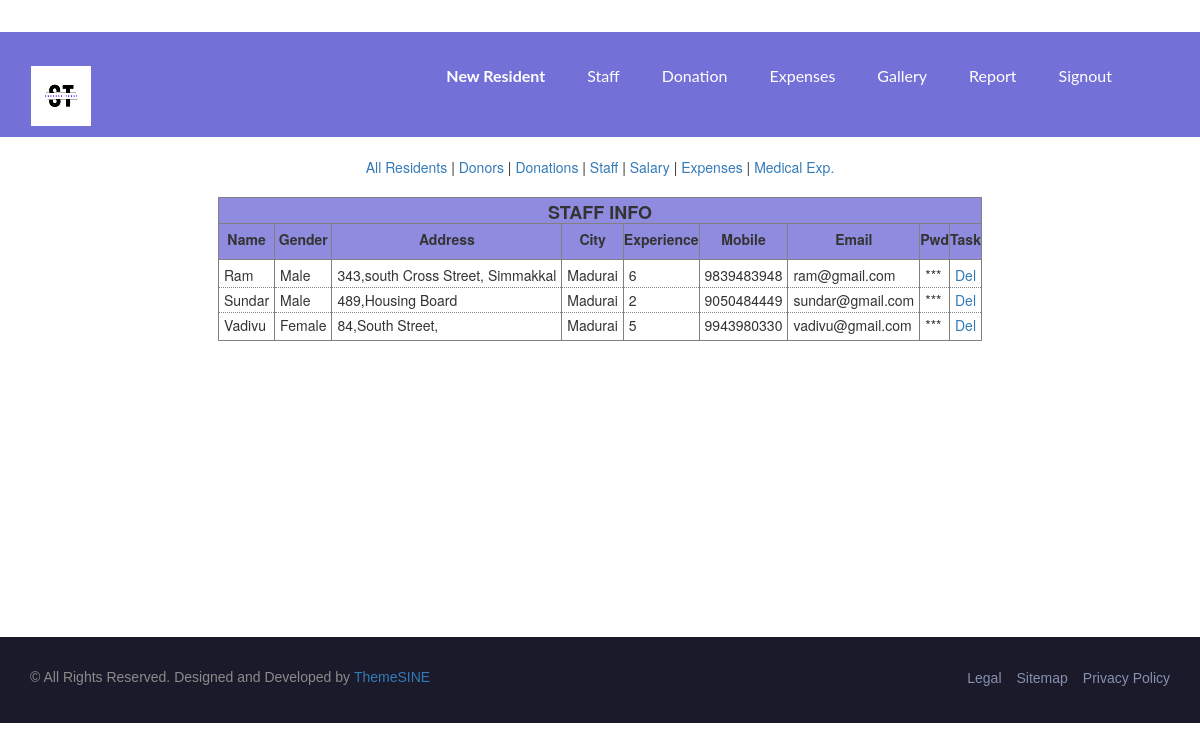
Page /viva/viewstaff.php (signed in) on the committed database.
### tables this page shows
CREATE TABLE IF NOT EXISTS `staff` (
  `name` varchar(50) NOT NULL,
  `gender` varchar(10) NOT NULL,
  `addr` varchar(100) NOT NULL,
  `city` varchar(30) NOT NULL,
  `exp` varchar(10) NOT NULL,
  `mobile` varchar(15) NOT NULL,
  `email` varchar(100) NOT NULL,
  `pwd` varchar(50) NOT NULL,
  PRIMARY KEY (`email`)
);

### viva/viewstaff.php (the view, shortened to what this page needs)
<?php
include './adminheader.php';
include './reportmenu.php';
$result = mysqli_query($link, "select * from staff");
    echo "<table class='center_tab'><thead><tr><th colspan='9'><h4>STAFF  INFO</h4>";
    echo "<tr><th>Name<th>Gender<th>Address<th>City<th>Experience<th>Mobile<th>Email<th>Pwd<th>Task";
    echo "<tbody>";
        while($row = mysqli_fetch_row($result)) {
            echo "<tr>";
            foreach($row as $k=>$r) {
                if($k==7)
                    echo "<td>***";
                else
                    echo "<td>$r";
            }
            echo "<td><a href='viewstaff.php?did=$row[6]' onclick=\"javascript:return confirm('Are You Sure to Remove Staff Info ?')\">Del</a>";
        }
    echo "</tbody></table>";
include './footer.php';
?>

### viva/assets/css/bootsnav.css (style rules this page uses)
body { -webkit-transition: all 0.3s ease-in-out; -moz-transition: all 0.3s ease-in-out; -o-transition: all 0.3s ease-in-out; -ms-transition: all 0.3s ease-in-out; transition: all 0.3s ease-in-out; }

### viva/assets/css/style.css (style rules this page uses)
* { padding: 0; margin: 0; }
* { -webkit-box-sizing:border-box; -moz-box-sizing:border-box; -o-box-sizing:border-box; -ms-box-sizing:border-box; box-sizing:border-box; }
body { font-size:14px; background: #fff; max-width:1920px; margin:0 auto; overflow-x:hidden; }
a,a:hover,a:active,a:focus { display:inline-block; text-decoration:none; font-size:14px; padding:0; }
h1,h2,h3,h4,h5,h6 { margin: 0; text-transform: capitalize; }
html,body { height: 100%; position: relative; z-index: 2; }
table th h4 { margin:0; font-weight: bold }
.center_tab { margin: 10px auto; border:solid thin gray; border-radius: 0.5em; }
.center_tab thead tr th { border-right: solid thin gray; border-bottom: solid thin gray; padding-top: 5px; background-color: rgba(115,112,216,0.8); text-align: center; }
.center_tab thead tr:last-child th { padding-bottom: 10px; border-bottom: solid thin gray; }
.center_tab tbody tr td { padding-left: 5px; padding-right: 5px; padding-top: 2px; padding-bottom: 2px; border-right:solid thin gray; border-bottom: dotted thin gray; }
.center_tab tbody tr:first-child th, .center_tab tbody tr:first-child td { padding-top: 5px; }
.center_tab tbody tr:last-child th, .center_tab tbody tr:last-child td { padding-bottom: 5px; }
.center_tab tbody tr td:last-child { border-right: none; }

### rows in the picture
staff: name "Ram", gender "Male", addr "343,south Cross Street, Simmakkal", city "Madurai", exp "6", mobile "9839483948", email "ram@gmail.com"
staff: name "Sundar", gender "Male", addr "489,Housing Board", city "Madurai", exp "2", mobile "9050484449", email "sundar@gmail.com"
staff: name "Vadivu", gender "Female", addr "84,South Street,", city "Madurai", exp "5", mobile "9943980330", email "vadivu@gmail.com"
